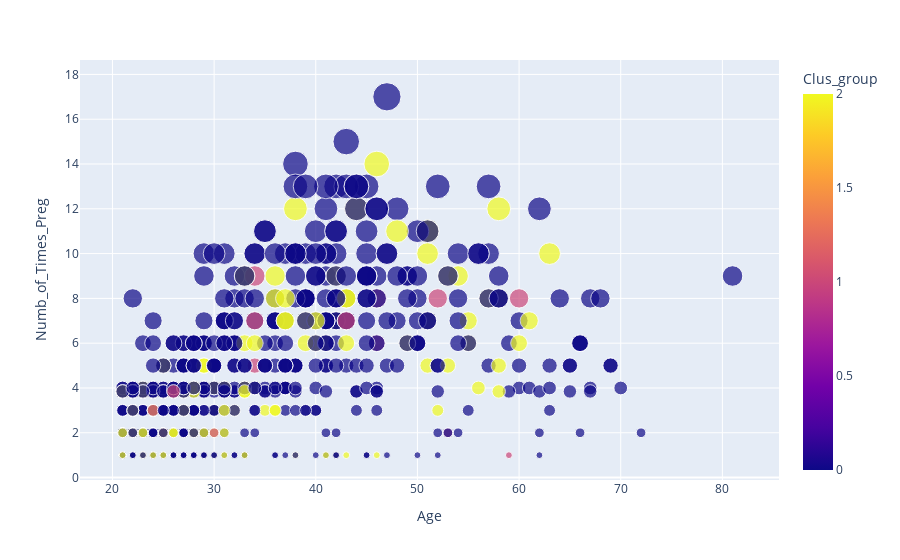

Notebook code for this chart:
### Code cell
import plotly.express as px
fig = px.scatter(data, x="Age", y="Numb_of_Times_Preg", color="Clus_group",
                 size='Numb_of_Times_Preg', hover_data=['DiabetesPedigreeFunction'])
fig.show()

### Figure 1 — Plotly figure (JSON) as saved in the notebook; plotly's stock layout.template omitted (floating-point values rounded to 4 significant figures; data arrays with more than 128 entries replaced by an {"elided": "..."} marker saying what was removed)
{"data": [{"customdata": {"elided": "768x1 float values"}, "hovertemplate": "Age=%{x}<br>Numb_of_Times_Preg=%{marker.size}<br>DiabetesPedigreeFunction=%{customdata[0]}<br>Clus_group=%{marker.color}<extra></extra>", "legendgroup": "", "marker": {"color": {"elided": "768 int values"}, "coloraxis": "coloraxis", "size": {"elided": "768 float values"}, "sizemode": "area", "sizeref": 0.0425, "symbol": "circle"}, "mode": "markers", "name": "", "orientation": "v", "showlegend": false, "type": "scatter", "x": {"elided": "768 int values"}, "xaxis": "x", "y": {"elided": "768 float values"}, "yaxis": "y"}], "layout": {"coloraxis": {"colorbar": {"title": {"text": "Clus_group"}}, "colorscale": [[0, "#0d0887"], [0.1111, "#46039f"], [0.2222, "#7201a8"], [0.3333, "#9c179e"], [0.4444, "#bd3786"], [0.5556, "#d8576b"], [0.6667, "#ed7953"], [0.7778, "#fb9f3a"], [0.8889, "#fdca26"], [1, "#f0f921"]]}, "legend": {"itemsizing": "constant", "tracegroupgap": 0}, "margin": {"t": 60}, "xaxis": {"anchor": "y", "domain": [0, 1], "title": {"text": "Age"}}, "yaxis": {"anchor": "x", "domain": [0, 1], "title": {"text": "Numb_of_Times_Preg"}}}}
